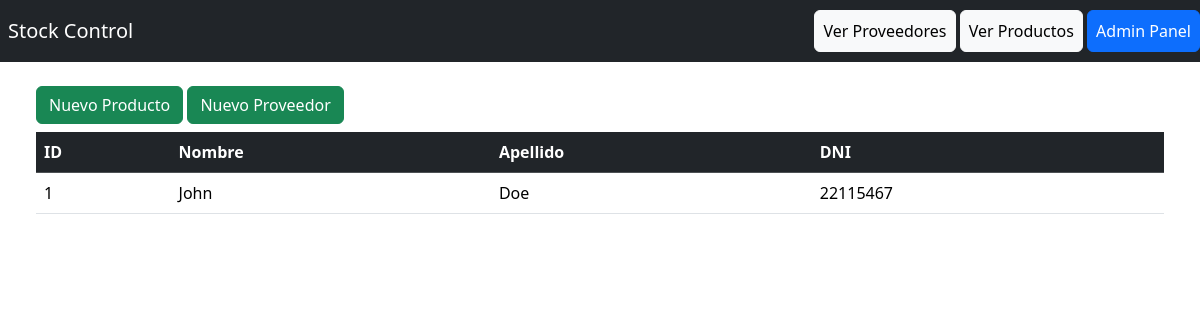
The page /proveedores/listado on the database as committed earlier.
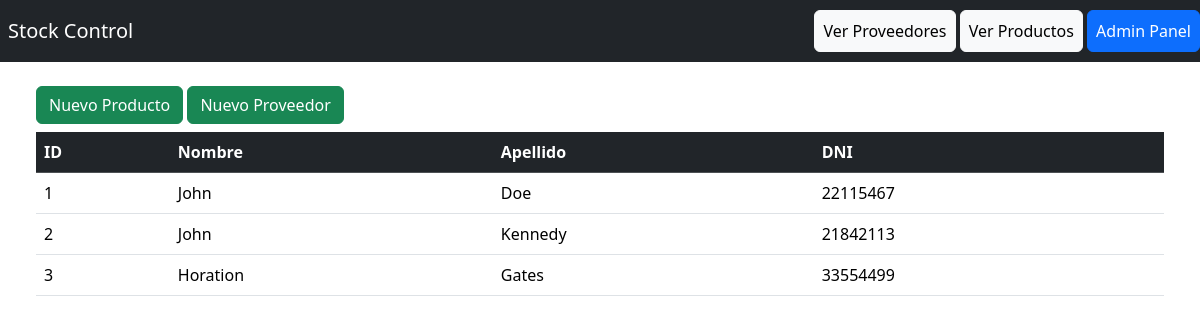
The same page on the database as committed later.
### compra/models.py (models this page shows, shortened)
class Proveedor(models.Model):
    nombre = models.CharField(max_length=50)
    apellido = models.CharField(max_length=50)
    dni = models.IntegerField()

### compra/views.py (the view)
# urls.py: path('proveedores/listado', views.proveedor_list, name='proveedores')
def proveedor_list(request):
    return render(request, 'proveedor_list.html', {
        "proveedores": Proveedor.objects.all()
    })

### compra/templates/proveedor_list.html (shortened to what this page needs)
<!DOCTYPE html>
<html lang="en">
    <head>
    {% load bootstrap5 %}
    {% bootstrap_css %}
</head>
<body>
    <div class="container-fluid grid ">
        <div class="row">
            <nav class="navbar d-flex flex-row-reverse navbar-dark bg-dark">
                <div>
                    <a class="btn btn-light p-2" href="{% url 'proveedores' %}">Ver Proveedores</a>
                    <a class="btn btn-light p-2" href="{% url 'productos' %}">Ver Productos</a>
                    <a class="btn btn-primary p-2" href="/admin/">Admin Panel</a>
                </div>
                <a class="navbar-brand p-2" href="{% url 'productos' %}">Stock Control</a>
            </nav>
        </div>
        <div class="row p-4">
            <div class="container-fluid">
                <div class="mb-2 ">
                    <a class="btn btn-success" href="{% url 'nuevo_producto' %}">Nuevo Producto</a>
                    <a class="btn btn-success" href="{% url 'nuevo_proveedor' %}">Nuevo Proveedor</a>
                </div>
                <table class="table">
                    <thead class="table-dark">
                        <tr>
                            <th>ID</th>
                            <th>Nombre</th>
                            <th>Apellido</th>
                            <th>DNI</th>
                        </tr>
                    </thead>
                    <tbody>
                        {% for proveedor in proveedores %}
                        <tr>
                            <td>{{ proveedor.id }}</td>
                            <td>{{ proveedor.nombre }}</td>
                            <td>{{ proveedor.apellido }}</td>
                            <td>{{ proveedor.dni }}</td>
                        </tr>
                        {% endfor %}
                    </tbody>
                </table>
            </div>
        </div>
    </div>
</body>
</html>

Rows that differ between the two databases and show on the page:
added Proveedor: id "2", nombre "John", apellido "Kennedy", dni "21842113"
added Proveedor: id "3", nombre "Horation", apellido "Gates", dni "33554499"
